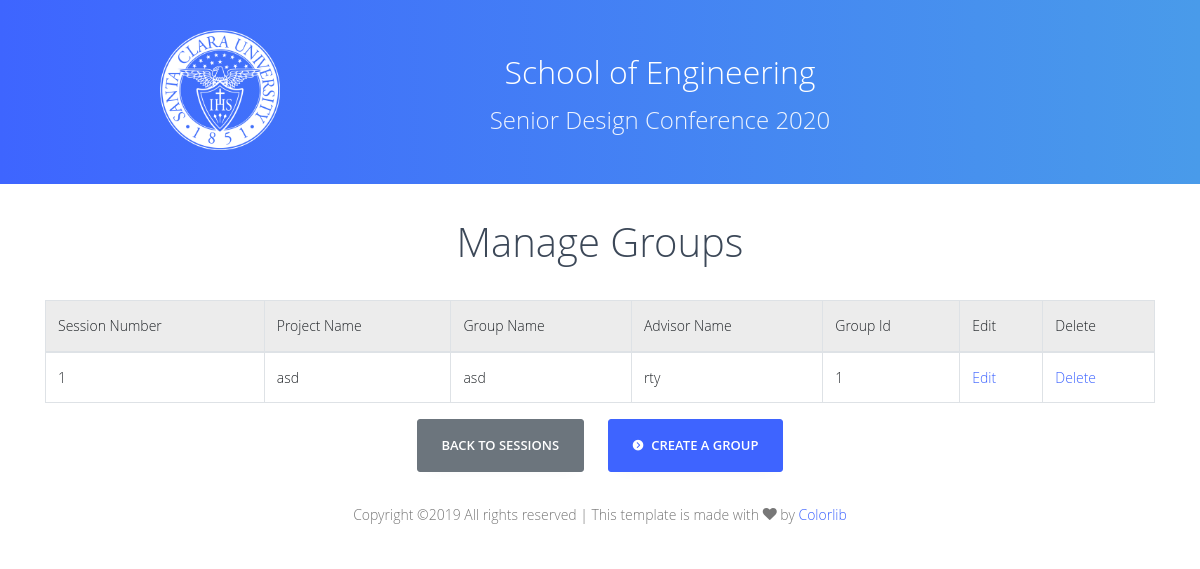
Page /home/admin/show_session/1/ on the earlier database version.
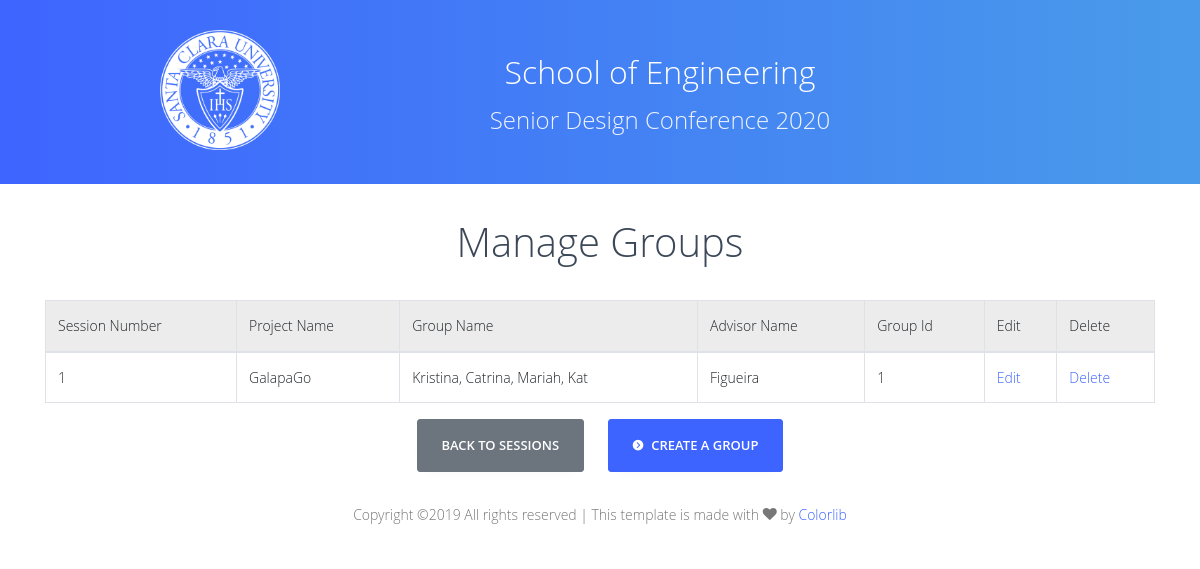
Same page on the later database version.
### manager/models.py (models this page shows, shortened)
class Group (models.Model):
    project_name= models.CharField(max_length=50)
    group_name= models.CharField(max_length=50)
    advisor_name= models.CharField(max_length=50)
    session = models.ForeignKey(NewSessionForm, on_delete=models.CASCADE)

class NewSessionForm(models.Model):
    sessionNum = models.CharField(max_length=10)
    roomNum = models.CharField(max_length=10)

### manager/views.py (the view)
# urls.py: path('show_session/<int:session_id>/', views.show_session, name='showsession'),
def show_session(request, session_id):
    mysession = get_object_or_404(NewSessionForm, pk=session_id)
    group_list = Group.objects.order_by('group_name')
    return render(request, 'showsessiondetail.html', {'session': mysession, 'group_list': group_list} )

### templates/showsessiondetail.html (shortened to what this page needs)
<!DOCTYPE html>
<html lang="en">
  <head>
    {% load static %}
	<link rel='stylesheet' href="{% static 'css/open-iconic-bootstrap.min.css' %}">
	<link rel='stylesheet' href="{% static 'css/animate.css' %}">
	<link rel='stylesheet' href="{% static 'css/owl.carousel.min.css' %}">
	<link rel='stylesheet' href="{% static 'css/owl.theme.default.min.css' %}">
	<link rel='stylesheet' href="{% static 'css/magnific-popup.css' %}">
	<link rel='stylesheet' href="{% static 'css/ionicons.min.css' %}">
	<link rel='stylesheet' href="{% static 'css/bootstrap-datetimepicker.min.css' %}">
	<link rel='stylesheet' href="{% static 'css/nouislider.css' %}">
	<link rel='stylesheet' href="{% static 'css/aos.css' %}">
	<link rel='stylesheet' href="{% static 'css/flaticon.css' %}">
	<link rel='stylesheet' href="{% static 'css/icomoon.css' %}">
	<link rel='stylesheet' href="{% static 'css/style.css' %}">
  </head>
<body>
  <div class="main-section">
  	<div class="main-section">
        <section class="hero-wrap">
            <div class="container">
                <div class="row descriptionalign-items-center justify-content-center">
                    <a href="/home/">
                        <img class="logoSmall" src="{% static 'images/scuLogo.png' %}">
                    </a>
                    <div class="col-md-8 text-center">
                        <div class="text textSmall">
                            <h2 style="color: #fff;">School of Engineering</h2>
                            <h4 class="mb-5">Senior Design Conference 2020</h4>
                        </div>
                    </div>
                </div>
            </div>
        </section>
        <section>
            <div class="container" style="position: relative;">
                <h1 style="text-align: center; margin-top: 30px; margin-bottom: 30px;">Manage Groups</h1>
                {% if group_list %}
        		<table class="table table-bordered">
        		    <thead class="table-active">
        			<tr>
        			    <td>Session Number</td>
                        <td>Project Name</td>
        			    <td>Group Name</td>
                        <td>Advisor Name</td>
        			    <td>Group Id</td>
        			    <td>Edit</td>
        			    <td>Delete </td>
        			</tr>
        		    </thead>
        		    {% for group in group_list %}
                    {% if group.session.id == session.id %}
            		    <tr>
                        <td>   {{ group.session.sessionNum }} </td>
            			<td>   {{ group.project_name }} </td>
            			<td>  {{ group.group_name }}</td>
                        <td>  {{ group.advisor_name }}</td>
            			<td>   {{ group.id }}</td>
                        <td><a href="{% url 'editgroup' group.id %}">Edit</a></td>
                        <td><a href="{% url 'deletegroup' group.id %}">Delete</a></td>
            		    </tr>
                    {% endif %}
        		    {% endfor %}
        		</table>
        		{% else %}
        		    <p>No groups are available.</p>
        		{% endif %}
                <p style="text-align: center">
                    <a href="{% url 'editsession' %}" class="btn btn-secondary px-4 py-3"> Back to Sessions</a>
                    <a href="{% url 'addgroupform' session.id %}" class="btn btn-primary px-4 py-3">
                    <i class="ion-ios-arrow-dropright-circle mr-2"></i>Create a Group</a></p>
            </div>
        </section>
	<footer class="ftco-section ftco-section-2">
	  <div class="col-md-12 text-center">
    	<p class="mb-0">
        Copyright &copy; All rights reserved | This template is made with <i class="icon-heart" aria-hidden="true"></i> by <a href="https://colorlib.com" target="_blank">Colorlib</a>
        </p>
      </div>
	</footer>
  </div>
</body>
</html>

Differences in the rows shown:
changed Group id 1: project_name "asd" → "GalapaGo"; group_name "asd" → "Kristina, Catrina, Mariah, Kat"; advisor_name "rty" → "Figueira"
